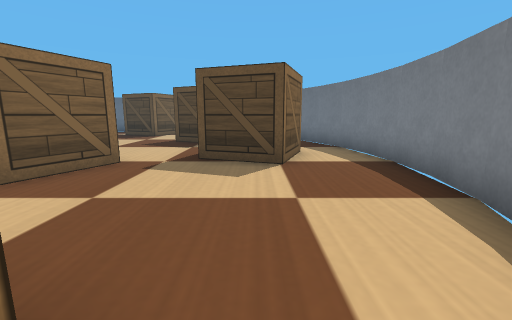
View 1 (above)

17 first-person views from a walk through a robot-simulator world made for Webots. The camera is 0.05 m above the floor, tilts 10° down and sees 90° across. The floor is counted in squares, 0.05 m on a side. Each view is taken from the middle of a square. On the plan, view 1 faces up. The plan holds only what a view shows up to about 11 squares ahead; the rest is blank. Robots are left out. Simple shapes and patterns stand in for the simulator's stock objects.

View 2
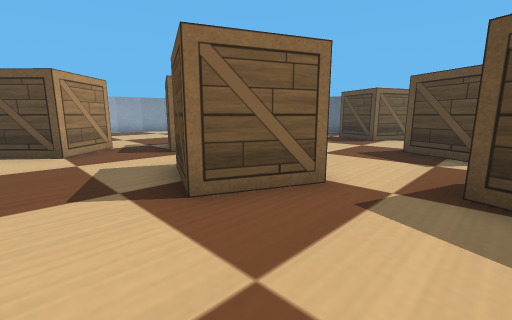

View 3
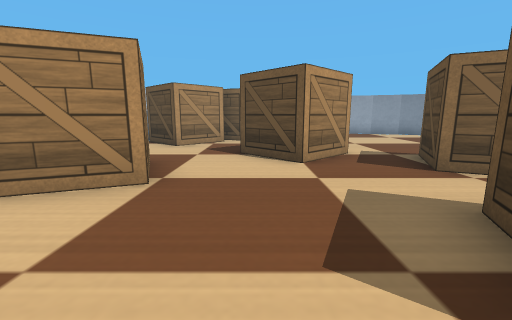

View 4
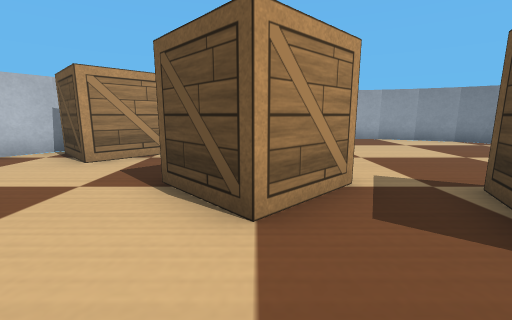

View 5
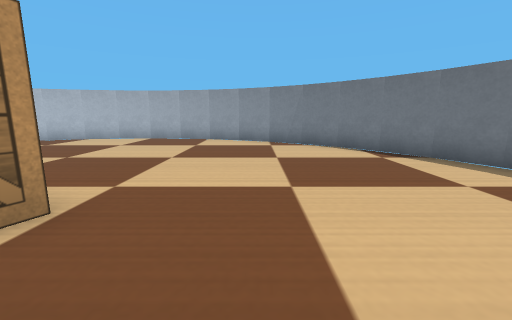

View 6
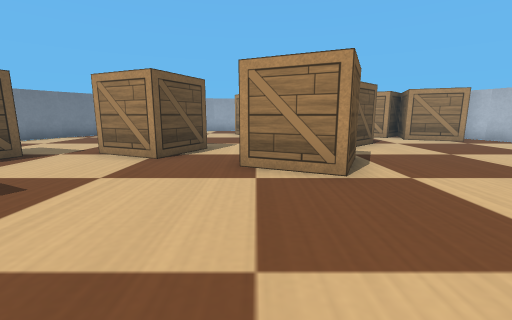

View 7
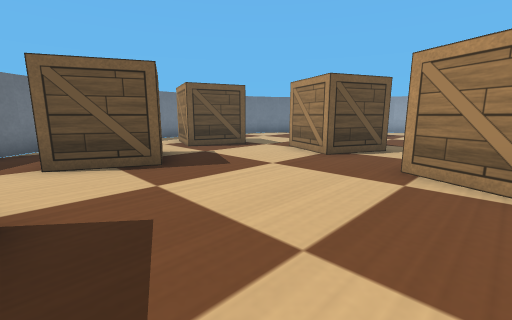

View 8
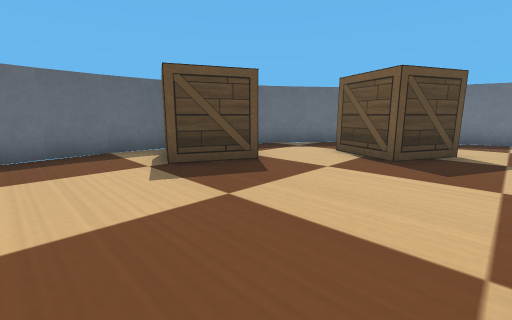

View 9
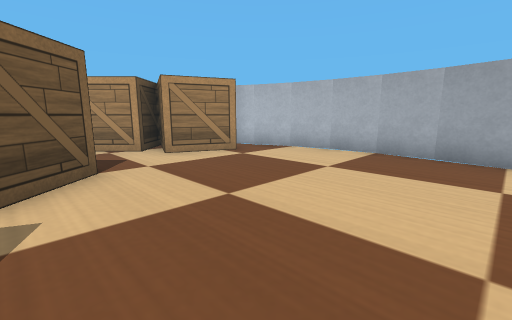

View 10
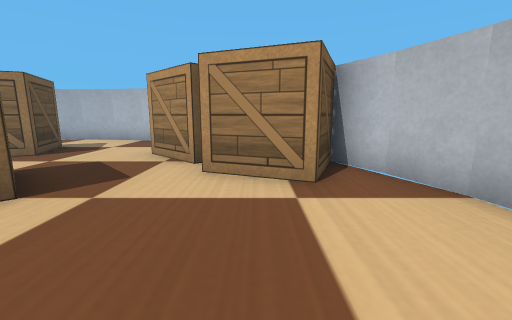

View 11
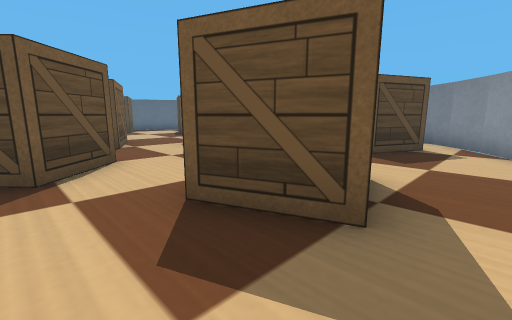

View 12
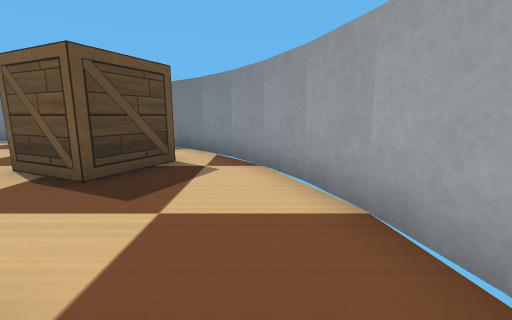

View 13
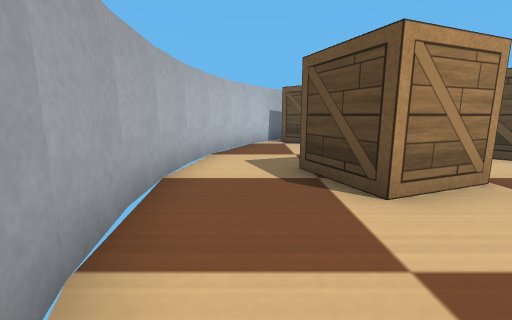

View 14
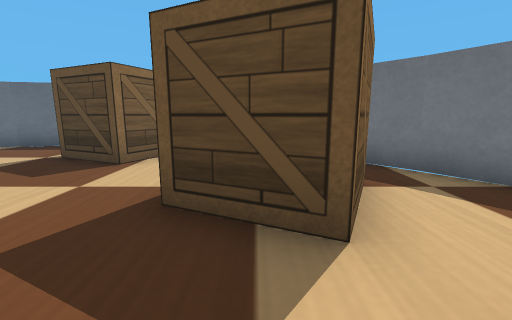

View 15
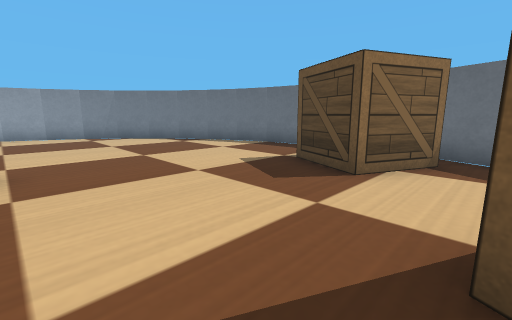

View 16
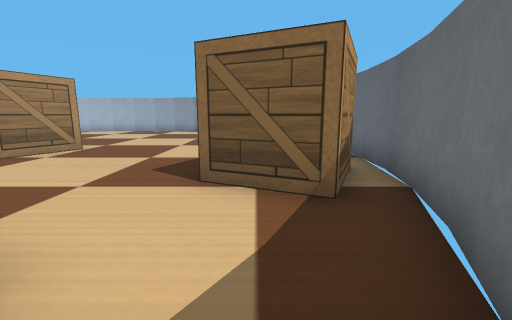

View 17
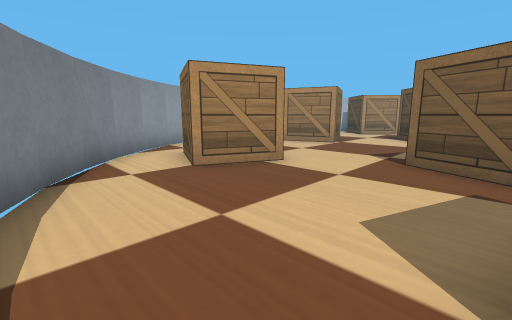

### Floor plan
Points are (right, up) in squares from view 1. A wall is a line through its corners. A room is listed if a view was taken in it or the views show most of it. See-through windows are left out.
Room 1 (views 1, 2, 3, 4, 5, 6, 7, 8, 9, 10, 11, 12, 13, 14, 15, 16, 17)
walls: (-9.7, -4.1) (-8.2, -4.4); (-3.2, -3.7) (-1.9, -3.1); (-7, -4.5) (-5.7, -4.4) (-4.4, -4.2); (-8.4, -4.4) (-6.9, -4.5); (-4.5, -4.2) (-3.1, -3.7); (-2.1, -3.2) (-0.9, -2.4); (-1, -2.5) (0.1, -1.5); (0, -1.6) (1, -0.6); (-13.2, -2.4) (-12, -3.1) (-10.8, -3.7) (-9.5, -4.2); (0.9, -0.6) (1.7, 0.6); (1.6, 0.4) (2.3, 1.8); (2.2, 1.7) (2.7, 3); (-16.3, 1.8) (-15.6, 0.4); (-16.7, 3) (-16.2, 1.7); (-16.9, 4.3) (-16.6, 2.8); (2.7, 2.9) (2.9, 4.2) (3, 5.6); (3, 5.5) (2.9, 6.9); (-17, 5.6) (-16.9, 4.2); (2.9, 6.7) (2.6, 8.2); (-16.9, 6.9) (-17, 5.5); (-16.6, 8.2) (-16.9, 6.7); (2.7, 8.1) (2.2, 9.4); (-16.2, 9.4) (-16.7, 8.1); (2.3, 9.3) (1.8, 10.3); (-15.6, 10.6) (-16.3, 9.2); (1.7, 10.5) (0.9, 11.6); (1, 11.5) (0.2, 12.4); (0, 12.6) (-0.9, 13.4); (-14.9, 11.7) (-15.7, 10.4); (-2, 14.1) (-3.2, 14.8); (-13, 13.5) (-14.1, 12.6) (-15, 11.6); (-11.9, 14.2) (-13.1, 13.4); (-0.8, 13.4) (-2.1, 14.2); (-4.3, 15.1) (-5.8, 15.4); (-3.1, 14.7) (-4.4, 15.2); (-5.6, 15.4) (-7.1, 15.5); (-7, 15.5) (-8.3, 15.4) (-9.6, 15.1); (-9.5, 15.2) (-10.9, 14.7); (-10.8, 14.8) (-12, 14.2)
objects: wooden box (-15, 0) to (-13, 2); wooden box (-13, -2) to (-11, 0); wooden box (-11, 2) to (-8, 4); wooden box (-9, 5) to (-7, 8); wooden box (-8, -2) to (-6, 0); wooden box (-6, 12) to (-4, 14); wooden box (-5, 4) to (-3, 6); wooden box (-3, -1) to (-1, 1); wooden box (-3, 9) to (-1, 11); wooden box (-1, 5) to (1, 8)

Positions as (right, up) in squares from view 1, and headings:
1: (0, 0), facing up
2: (-1, 2), facing up-left
3: (-3, 2), facing left
4: (-6, 3), facing left
5: (-6, 10), facing left
6: (-7, 12), facing down
7: (-8, 12), facing down-right
8: (-9, 8), facing up-right
9: (-10, 8), facing down-left
10: (-14, 6), facing down
11: (-10, -3), facing up-right
12: (-7, -3), facing right
13: (-3, -3), facing left
14: (-2, 7), facing up
15: (-3, 8), facing up-left
16: (-1, 13), facing left
17: (2, 5), facing down-left
